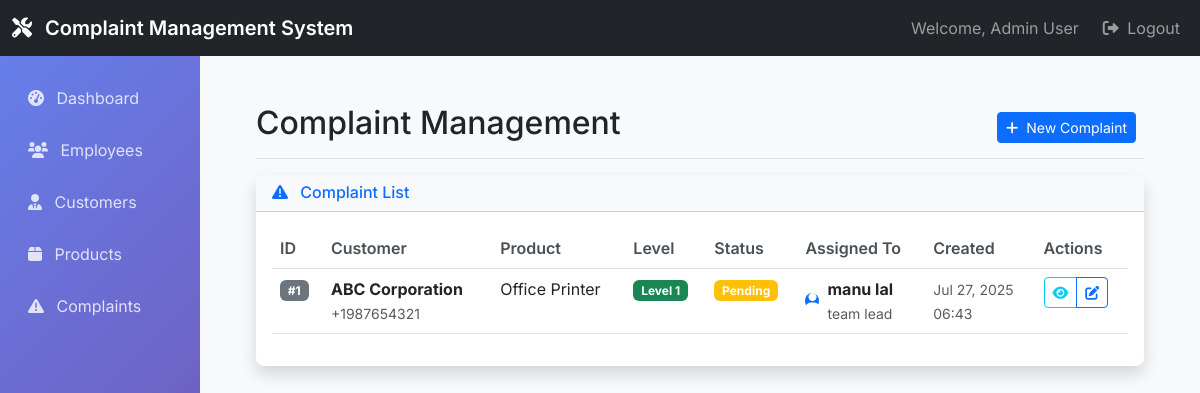
Page /admin_complaints/ (signed in) on the earlier database version.
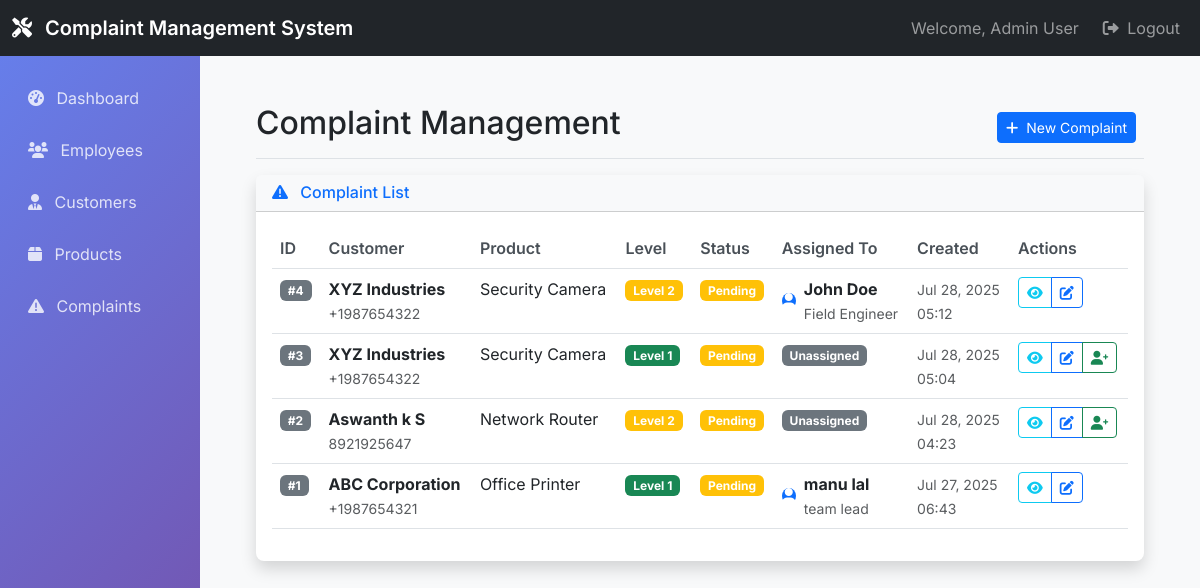
Same page on the later database version.
### complaints/models.py (models this page shows, shortened)
class User(AbstractUser):
    ROLE_CHOICES = (
        ('admin', 'Admin'),
        ('employee', 'Employee'),
    )
    role = models.CharField(max_length=10, choices=ROLE_CHOICES)

class Complaint(models.Model):
    COMPLAINT_LEVEL_CHOICES = (
        ('Level 1', 'Level 1'),
        ('Level 2', 'Level 2'),
        ('Level 3', 'Level 3'),
    )
    STATUS_CHOICES = (
        ('Pending', 'Pending'),
        ('Closed', 'Closed'),
        ('Not Closed', 'Not Closed'),
    )
    customer = models.ForeignKey(Customer, on_delete=models.CASCADE)
    product = models.ForeignKey(Product, on_delete=models.CASCADE)
    complaint_level = models.CharField(max_length=10, choices=COMPLAINT_LEVEL_CHOICES)
    description = models.TextField()
    location_lat = models.FloatField(blank=True, null=True)
    location_lng = models.FloatField(blank=True, null=True)
    status = models.CharField(max_length=20, choices=STATUS_CHOICES, default='Pending')
    assigned_to = models.ForeignKey(Employee, on_delete=models.SET_NULL, blank=True, null=True)
    created_by = models.ForeignKey(User, on_delete=models.CASCADE, related_name='created_complaints')
    created_at = models.DateTimeField(auto_now_add=True)

class Customer(models.Model):
    name = models.CharField(max_length=100)
    contact_number = models.CharField(max_length=15)
    email = models.EmailField()
    address = models.TextField()

class Product(models.Model):
    name = models.CharField(max_length=100)
    price = models.DecimalField(max_digits=10, decimal_places=2)
    tax = models.DecimalField(max_digits=5, decimal_places=2)  # in percent

class Employee(models.Model):
    user = models.OneToOneField(User, on_delete=models.CASCADE, related_name='employee_profile')
    phone = models.CharField(max_length=15)
    designation = models.CharField(max_length=100)
    salary = models.DecimalField(max_digits=10, decimal_places=2)
    address = models.TextField(blank=True, null=True)

### complaints/views.py (the view)
# urls.py: path('admin_complaints/', views.complaint_list, name='complaint_list'),
@login_required
@user_passes_test(is_admin)
def complaint_list(request):
    complaints = Complaint.objects.all().order_by('-created_at')
    return render(request, 'admin_section/complaint_list.html', {'complaints': complaints})

### complaints/views.py (called while the page is built)
def is_admin(user):
    return user.is_authenticated and user.role == 'admin'

### templates/admin_section/complaint_list.html (shortened to what this page needs)
{% extends 'base.html' %}
{% block content %}
<div class="d-flex justify-content-between flex-wrap flex-md-nowrap align-items-center pt-3 pb-2 mb-3 border-bottom">
    <h1 class="h2">Complaint Management</h1>
    <div class="btn-toolbar mb-2 mb-md-0">
        <div class="btn-group me-2">
            <a href="{% url 'complaint_create' %}" class="btn btn-sm btn-primary">
                <i class="fas fa-plus me-1"></i>
                New Complaint
            </a>
        </div>
    </div>
</div>
<div class="card border-0 shadow">
    <div class="card-header bg-light">
        <h6 class="m-0 font-weight-bold text-primary">
            <i class="fas fa-exclamation-triangle me-2"></i>
            Complaint List
        </h6>
    </div>
    <div class="card-body">
        {% if complaints %}
        <div class="table-responsive">
            <table class="table table-hover">
                <thead>
                    <tr>
                        <th>ID</th>
                        <th>Customer</th>
                        <th>Product</th>
                        <th>Level</th>
                        <th>Status</th>
                        <th>Assigned To</th>
                        <th>Created</th>
                        <th>Actions</th>
                    </tr>
                </thead>
                <tbody>
                    {% for complaint in complaints %}
                    <tr>
                        <td>
                            <span class="badge bg-secondary">#{{ complaint.id }}</span>
                        </td>
                        <td>
                            <div class="fw-bold">{{ complaint.customer.name }}</div>
                            <small class="text-muted">{{ complaint.customer.contact_number }}</small>
                        </td>
                        <td>{{ complaint.product.name }}</td>
                        <td>
                            {% if complaint.complaint_level == 'Level 1' %}
                                <span class="badge bg-success">{{ complaint.complaint_level }}</span>
                            {% elif complaint.complaint_level == 'Level 2' %}
                                <span class="badge bg-warning">{{ complaint.complaint_level }}</span>
                            {% else %}
                                <span class="badge bg-danger">{{ complaint.complaint_level }}</span>
                            {% endif %}
                        </td>
                        <td>
                            {% if complaint.status == 'Pending' %}
                                <span class="badge bg-warning">{{ complaint.status }}</span>
                            {% elif complaint.status == 'Closed' %}
                                <span class="badge bg-success">{{ complaint.status }}</span>
                            {% else %}
                                <span class="badge bg-danger">{{ complaint.status }}</span>
                            {% endif %}
                        </td>
                        <td>
                            {% if complaint.assigned_to %}
                                <div class="d-flex align-items-center">
                                    <div class="avatar-sm bg-primary rounded-circle d-flex align-items-center justify-content-center me-2">
                                        <i class="fas fa-user text-white"></i>
                                    </div>
                                    <div>
                                        <div class="fw-bold">{{ complaint.assigned_to.user.get_full_name|default:complaint.assigned_to.user.username }}</div>
                                        <small class="text-muted">{{ complaint.assigned_to.designation }}</small>
                                    </div>
                                </div>
                            {% else %}
                                <span class="badge bg-secondary">Unassigned</span>
                            {% endif %}
                        </td>
                        <td>
                            <small class="text-muted">{{ complaint.created_at|date:"M d, Y" }}</small><br>
                            <small class="text-muted">{{ complaint.created_at|time:"H:i" }}</small>
                        </td>
                        <td>
                            <div class="btn-group" role="group">
                                <a href="{% url 'complaint_detail' complaint.pk %}" class="btn btn-sm btn-outline-info">
                                    <i class="fas fa-eye"></i>
                                </a>
                                <a href="{% url 'complaint_edit' complaint.pk %}" class="btn btn-sm btn-outline-primary">
                                    <i class="fas fa-edit"></i>
                                </a>
                                {% if not complaint.assigned_to %}
                                <a href="{% url 'assign_complaint' complaint.pk %}" class="btn btn-sm btn-outline-success">
                                    <i class="fas fa-user-plus"></i>
                                </a>
                                {% endif %}
                            </div>
                        </td>
                    </tr>
                    {% endfor %}
                </tbody>
            </table>
        </div>
        {% endif %}
    </div>
</div>
{% endblock %}

### templates/base.html (shortened to what this page needs)
<!DOCTYPE html>
<html lang="en">
<head>
    <link href="https://cdn.jsdelivr.net/npm/bootstrap@5.3.0/dist/css/bootstrap.min.css" rel="stylesheet">
    <link href="https://cdnjs.cloudflare.com/ajax/libs/font-awesome/6.0.0/css/all.min.css" rel="stylesheet">
</head>
<body>
    {% if user.is_authenticated %}
    <nav class="navbar navbar-expand-lg navbar-dark bg-dark">
        <div class="container-fluid">
            <a class="navbar-brand" href="#">
                <i class="fas fa-tools me-2"></i>
                Complaint Management System
            </a>
            <div class="navbar-nav ms-auto">
                <span class="navbar-text me-3">
                    Welcome, {{ user.get_full_name|default:user.username }}
                </span>
                <a class="nav-link" href="{% url 'logout' %}">
                    <i class="fas fa-sign-out-alt me-1"></i>
                    Logout
                </a>
            </div>
        </div>
    </nav>
    {% endif %}
    <div class="container-fluid">
        <div class="row">
            {% if user.is_authenticated %}
            <nav class="col-md-3 col-lg-2 d-md-block sidebar collapse">
                <div class="position-sticky pt-3">
                    {% if user.role == 'admin' %}
                    <ul class="nav flex-column">
                        <li class="nav-item">
                            <a class="nav-link" href="{% url 'admin_dashboard' %}">
                                <i class="fas fa-tachometer-alt me-2"></i>
                                Dashboard
                            </a>
                        </li>
                        <li class="nav-item">
                            <a class="nav-link" href="{% url 'employee_list' %}">
                                <i class="fas fa-users me-2"></i>
                                Employees
                            </a>
                        </li>
                        <li class="nav-item">
                            <a class="nav-link" href="{% url 'customer_list' %}">
                                <i class="fas fa-user-tie me-2"></i>
                                Customers
                            </a>
                        </li>
                        <li class="nav-item">
                            <a class="nav-link" href="{% url 'product_list' %}">
                                <i class="fas fa-box me-2"></i>
                                Products
                            </a>
                        </li>
                        <li class="nav-item">
                            <a class="nav-link" href="{% url 'complaint_list' %}">
                                <i class="fas fa-exclamation-triangle me-2"></i>
                                Complaints
                            </a>
                        </li>
                    </ul>
                    {% endif %}
                </div>
            </nav>
            {% endif %}
            <main class="col-md-9 ms-sm-auto col-lg-10 px-md-4">
                <div class="main-content">
                    {% block content %}{% endblock %}
                </div>
            </main>
        </div>
    </div>
</body>
</html>

### templates/base.html (style rules this page uses)
body { font-family: 'Inter', sans-serif; background-color: #f8f9fa; }
.navbar-brand { font-weight: 600; }
.card { border: none; box-shadow: 0 0.125rem 0.25rem rgba(0, 0, 0, 0.075); border-radius: 0.5rem; }
.btn-primary { background-color: #0d6efd; border-color: #0d6efd; }
.sidebar { min-height: 100vh; background: linear-gradient(135deg, #667eea 0%, #764ba2 100%); }
.sidebar .nav-link { color: rgba(255, 255, 255, 0.8); padding: 0.75rem 1rem; border-radius: 0.375rem; margin: 0.125rem 0; }
.main-content { padding: 2rem; }
.table th { border-top: none; font-weight: 600; color: #495057; }

Differences in the rows shown:
added Complaint: id "4", customer.name "XYZ Industries", customer.contact_number "+1987654322", product.name "Security Camera", complaint_level "Level 2", status "Pending", assigned_to.user.get_full_name "John Doe", assigned_to.designation "Field Engineer", created_at "Jul 28, 2025", created_at "05:12"
added Complaint: id "3", customer.name "XYZ Industries", customer.contact_number "+1987654322", product.name "Security Camera", complaint_level "Level 1", status "Pending", shows "Unassigned", created_at "Jul 28, 2025", created_at "05:04"
added Complaint: id "2", customer.name "Aswanth k S", customer.contact_number "8921925647", product.name "Network Router", complaint_level "Level 2", status "Pending", shows "Unassigned", created_at "Jul 28, 2025", created_at "04:23"
